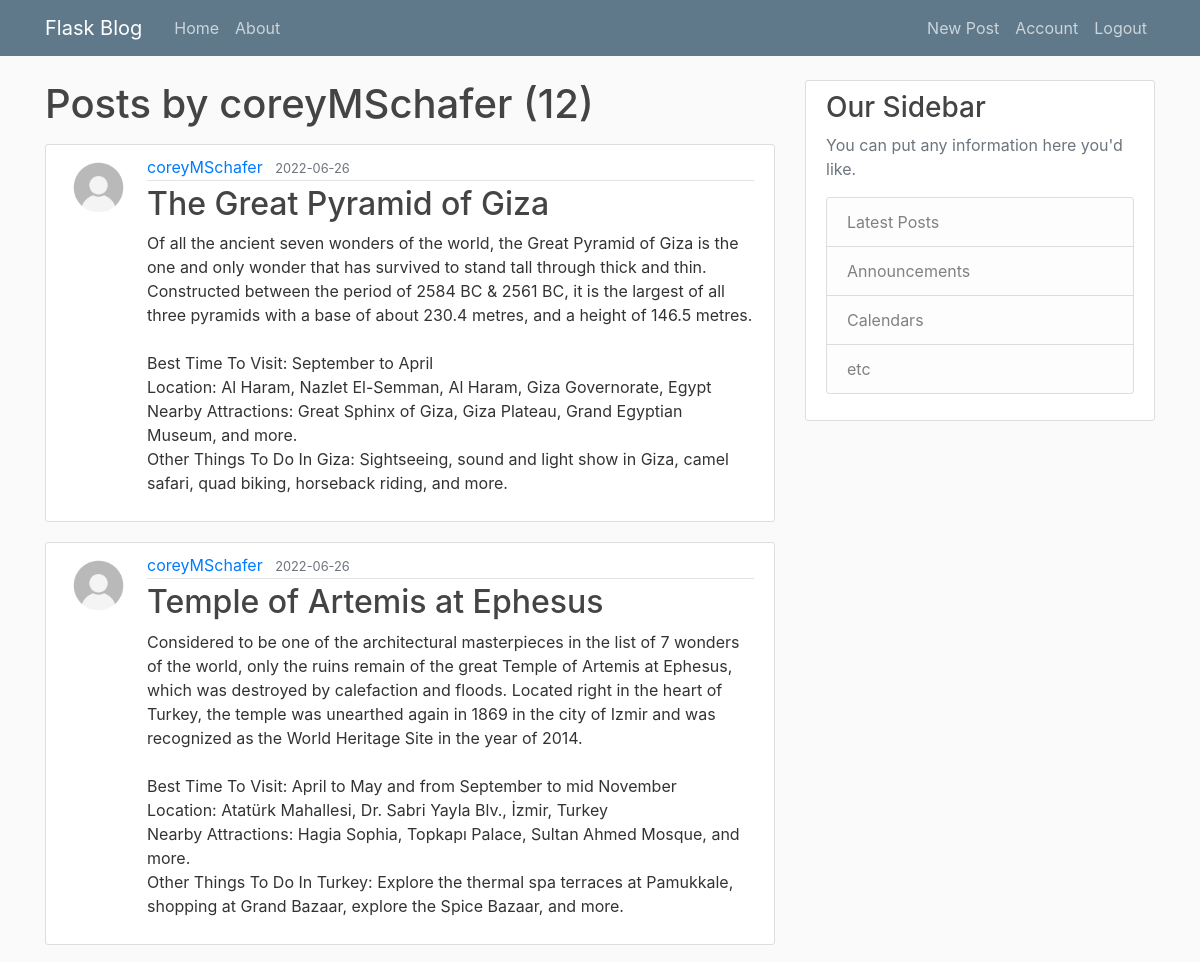
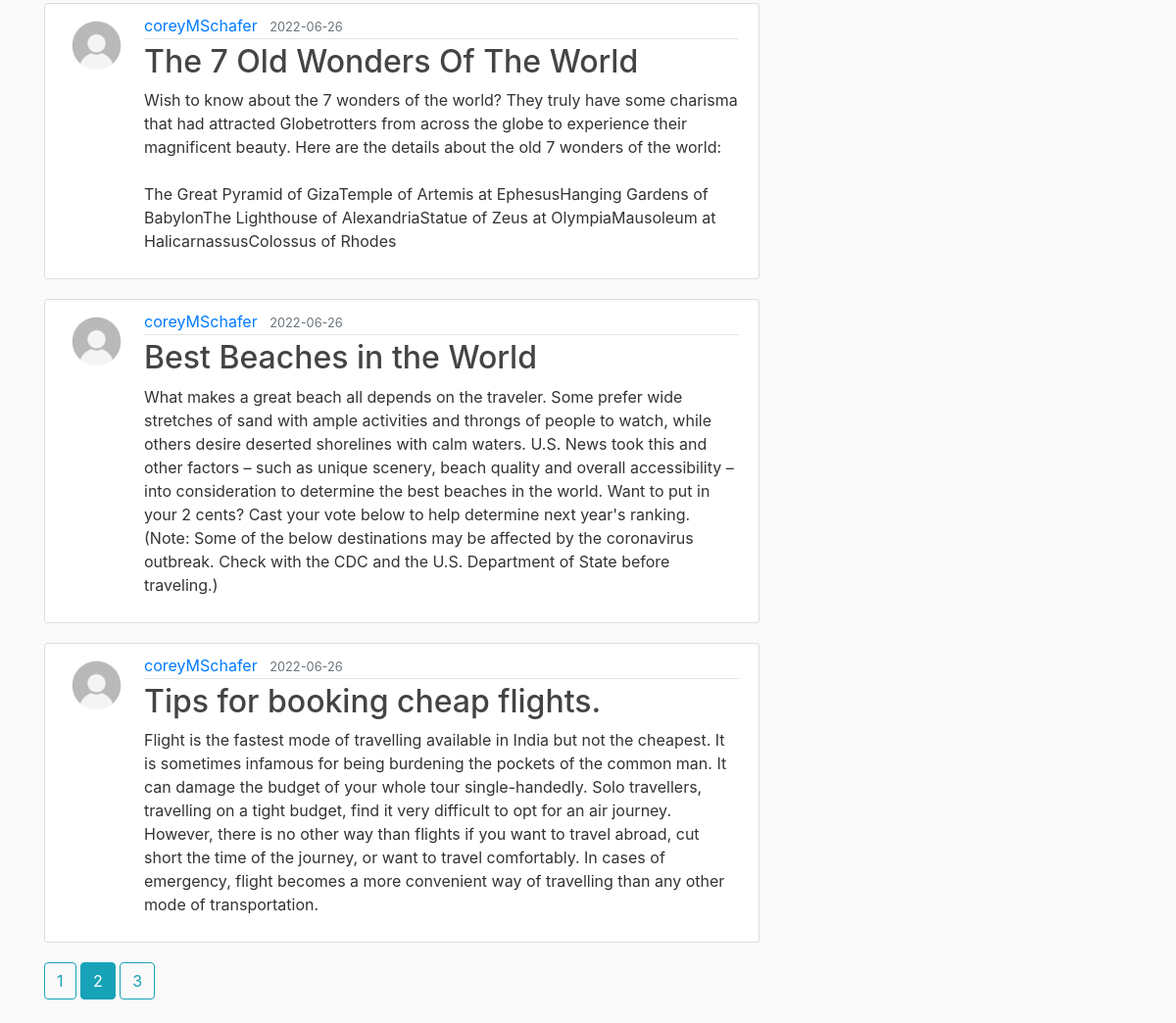
Screenshot of /user/coreyMSchafer?page=2 (signed in) with the database file from the repository (2 pictures, top to bottom).
### app/models.py (models this page shows, shortened)
class User(db.Model, UserMixin):
  id = db.Column(db.Integer, primary_key=True)
  username = db.Column(db.String(20), unique=True, nullable=False)
  email = db.Column(db.String(120), unique=True, nullable=False)
  image_file = db.Column(db.String(20), nullable=False, default='default.jpg')
  password = db.Column(db.String(60), nullable=False)
  posts = db.relationship('Post', backref='author',lazy=True)

class Post(db.Model):
  id = db.Column(db.Integer, primary_key=True)
  title = db.Column(db.String(100), nullable=False)
  date_posted = db.Column(db.DateTime, nullable=False, default=datetime.utcnow)
  content = db.Column(db.Text, nullable=False)
  user_id = db.Column(db.Integer, db.ForeignKey('user.id'), nullable=False)

### app/users/routes.py (the view)
@users.route("/user/<string:username>")
def user_posts(username):
  page = request.args.get('page', 1, type=int)
  user = User.query.filter_by(username=username).first_or_404()
  posts = Post.query.filter_by(author=user).order_by(Post.date_posted.desc()).paginate(per_page=5, page=page)
  return render_template("user_post.html", posts=posts, user=user)

### app/models.py (called while the page is built)
@login_manager.user_loader
def load_user(user_id):
  return User.query.get(int(user_id))

### app/templates/user_post.html (shortened to what this page needs)
{% extends "layout.html" %}
{% block content %}
<h1 class="mb-3">Posts by {{ user.username }} ({{ posts.total }})</h1>
{% for post in posts.items %}
<article class="media content-section">
  <img src="{{ url_for('static', filename='profile_pics/' + post.author.image_file) }}"
    class="rounded-circle article-img">
  <div class="media-body">
    <div class="article-metadata">
      <a class="mr-2" href="{{ url_for('users.user_posts', username=post.author.username) }}">{{ post.author.username }}</a>
      <small class="text-muted">{{ post.date_posted.strftime('%Y-%m-%d') }}</small>
    </div>
    <h2><a class="article-title" href="{{ url_for('posts.post', post_id=post.id) }}">{{ post.title }}</a></h2>
    <p class="article-content">{{ post.content }}</p>
  </div>
</article>
{% endfor %}
{% for page_num in posts.iter_pages(left_edge=1, right_edge=1, left_current=1, right_current=2) %}
{% if page_num %}
  {% if posts.page == page_num %}
    <a href="{{ url_for('users.user_posts',username=user.username, page=page_num) }}" class="btn btn-info mb-4">{{ page_num }}</a>
  {% else %}
    <a href="{{ url_for('users.user_posts',username=user.username, page=page_num) }}" class="btn btn-outline-info mb-4">{{ page_num }}</a>
  {% endif %}
{% endif %}
{% endfor %}
{% endblock content %}

### app/static/main.css (style rules this page uses)
body { background: #fafafa; color: #333333; margin-top: 5rem; }
h1, h2, h3, h4, h5, h6 { color: #444444; }
.content-section { background: #ffffff; padding: 10px 20px; border: 1px solid #dddddd; border-radius: 3px; margin-bottom: 20px; }
.article-title { color: #444444; }
.article-content { white-space: pre-line; }
.article-img { height: 65px; width: 65px; margin-right: 16px; }
.article-metadata { padding-bottom: 1px; margin-bottom: 4px; border-bottom: 1px solid #e3e3e3 }

### rows the page displays
User: username "coreyMSchafer"
Post: image_file (placeholder picture), author.username "coreyMSchafer", date_posted "2022-06-26", title "The Great Pyramid of Giza", content "Of all the ancient seven wonders of the world, the Great Pyramid of Giza is the one and only wonder that has survived to stand tall through thick and thin. Constructed between the period of 2584 BC & 2561 BC, it is the largest of all three pyramids with a base of about 230.4 metres, and a height of 146.5 metres. Best Time To Visit: September to April Location: Al Haram, Nazlet El-Semman, Al Haram, Giza Governorate, Egypt Nearby Attractions: Great Sphinx of Giza, Giza Plateau, Grand Egyptian Museum, and more. Other Things To Do In Giza: Sightseeing, sound and light show in Giza, camel safari, quad biking, horseback riding, and more."
Post: image_file (placeholder picture), author.username "coreyMSchafer", date_posted "2022-06-26", title "Temple of Artemis at Ephesus", content "Considered to be one of the architectural masterpieces in the list of 7 wonders of the world, only the ruins remain of the great Temple of Artemis at Ephesus, which was destroyed by calefaction and floods. Located right in the heart of Turkey, the temple was unearthed again in 1869 in the city of Izmir and was recognized as the World Heritage Site in the year of 2014. Best Time To Visit: April to May and from September to mid November Location: Atatürk Mahallesi, Dr. Sabri Yayla Blv., İzmir, Turkey Nearby Attractions: Hagia Sophia, Topkapı Palace, Sultan Ahmed Mosque, and more. Other Things To Do In Turkey: Explore the thermal spa terraces at Pamukkale, shopping at Grand Bazaar, explore the…"
Post: image_file (placeholder picture), author.username "coreyMSchafer", date_posted "2022-06-26", title "The 7 Old Wonders Of The World", content "Wish to know about the 7 wonders of the world? They truly have some charisma that had attracted Globetrotters from across the globe to experience their magnificent beauty. Here are the details about the old 7 wonders of the world: The Great Pyramid of GizaTemple of Artemis at EphesusHanging Gardens of BabylonThe Lighthouse of AlexandriaStatue of Zeus at OlympiaMausoleum at HalicarnassusColossus of Rhodes"
Post: image_file (placeholder picture), author.username "coreyMSchafer", date_posted "2022-06-26", title "Best Beaches in the World", content "What makes a great beach all depends on the traveler. Some prefer wide stretches of sand with ample activities and throngs of people to watch, while others desire deserted shorelines with calm waters. U.S. News took this and other factors – such as unique scenery, beach quality and overall accessibility – into consideration to determine the best beaches in the world. Want to put in your 2 cents? Cast your vote below to help determine next year's ranking. (Note: Some of the below destinations may be affected by the coronavirus outbreak. Check with the CDC and the U.S. Department of State before traveling.)"
Post: image_file (placeholder picture), author.username "coreyMSchafer", date_posted "2022-06-26", title "Tips for booking cheap flights.", content "Flight is the fastest mode of travelling available in India but not the cheapest. It is sometimes infamous for being burdening the pockets of the common man. It can damage the budget of your whole tour single-handedly. Solo travellers, travelling on a tight budget, find it very difficult to opt for an air journey. However, there is no other way than flights if you want to travel abroad, cut short the time of the journey, or want to travel comfortably. In cases of emergency, flight becomes a more convenient way of travelling than any other mode of transportation."

### other values shown
{{ posts.total }} "12"
{{ page_num }} "1" "3"
{{ page_num }} "2"
